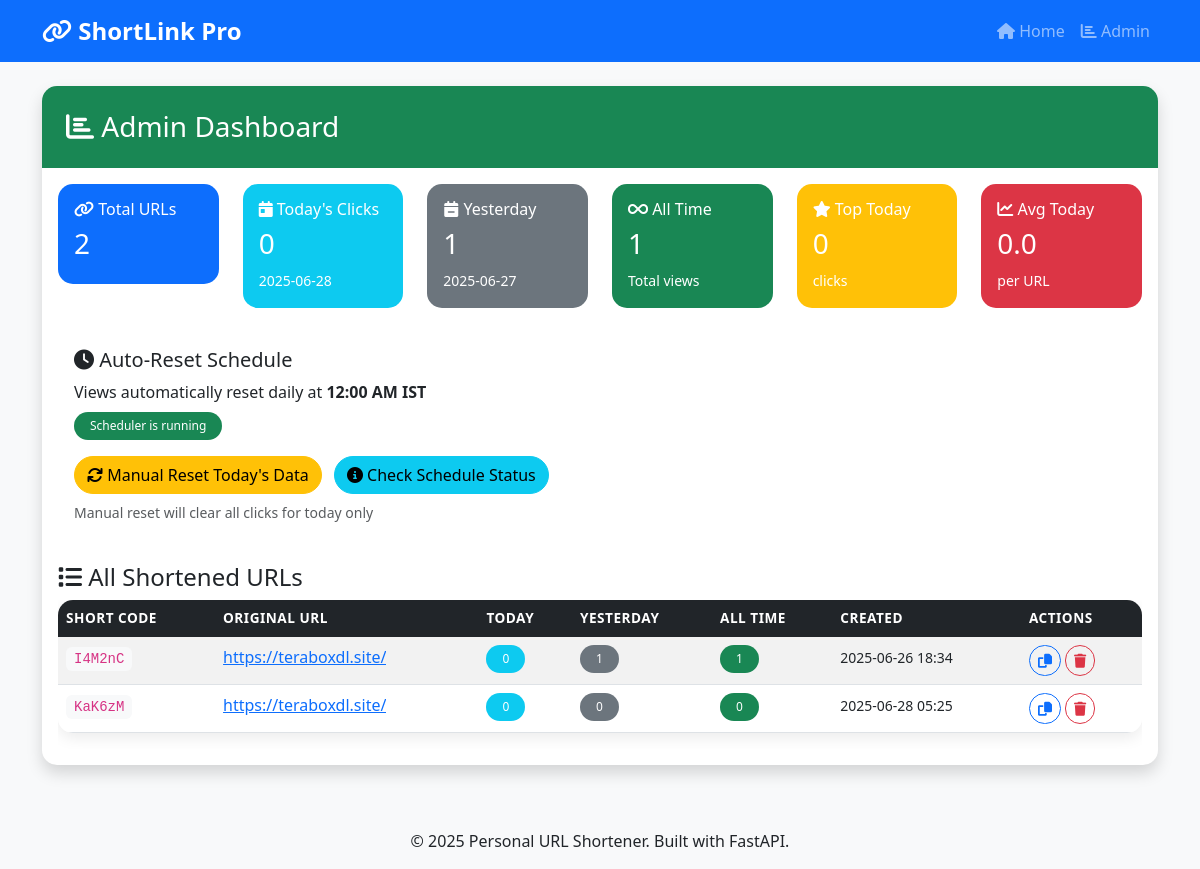
/admin, run on an earlier commit of the app's database.
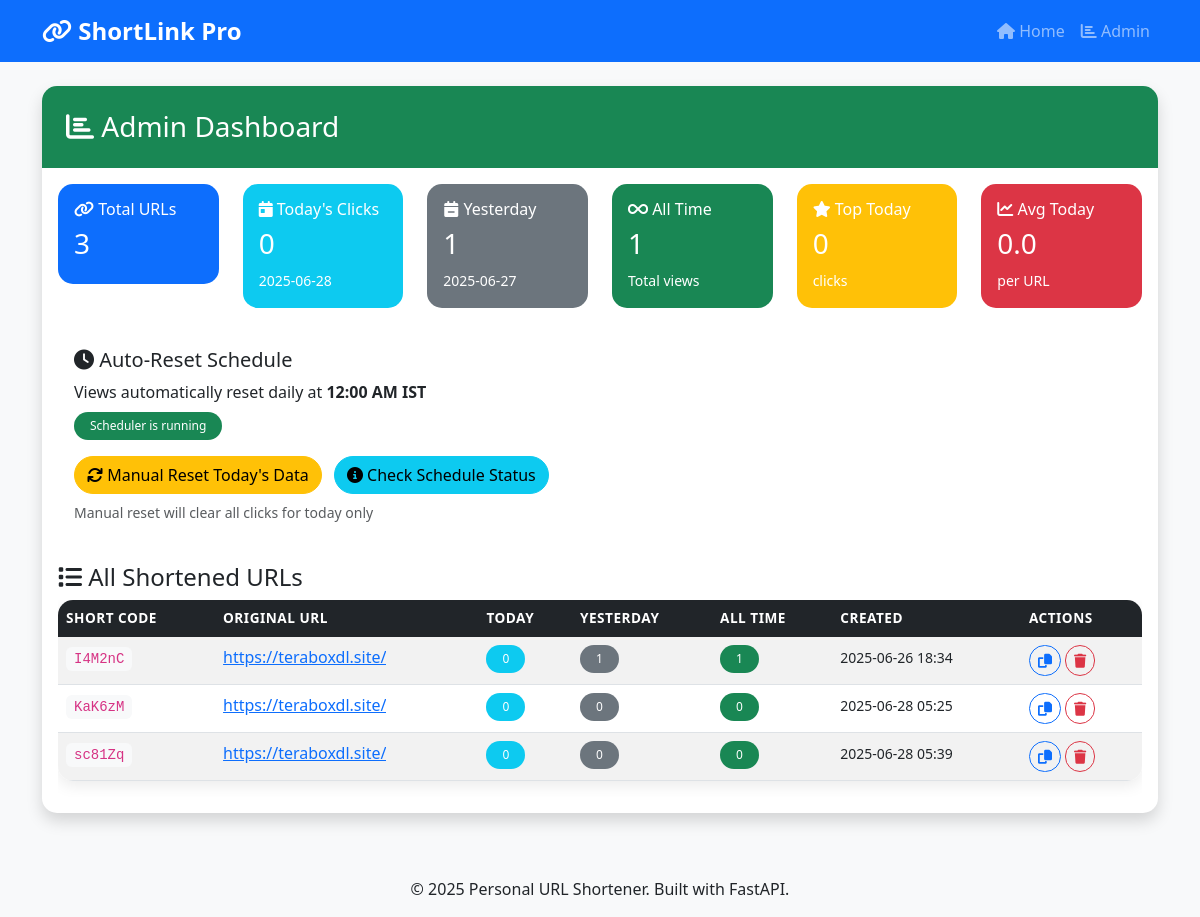
And on a later commit of the database.
### models.py (models this page shows)
class ShortURL(Base):
    __tablename__ = "short_urls"
    id = Column(Integer, primary_key=True, index=True)
    short_code = Column(String(10), unique=True, index=True, nullable=False)
    original_url = Column(Text, nullable=False)
    created_at = Column(DateTime, default=datetime.utcnow)
    clicks = relationship("Click", back_populates="short_url")

### main.py (the view)
@app.get("/admin", response_class=HTMLResponse)
async def admin_panel(request: Request, db: Session = Depends(get_db)):
    from datetime import date, timedelta
    today = date.today()
    yesterday = today - timedelta(days=1)
    urls = db.query(ShortURL).all()
    url_stats = []
    total_clicks_today = 0
    total_clicks_yesterday = 0
    total_clicks_all_time = 0
    for url in urls:
        clicks_today = db.query(Click).filter(
            Click.short_url_id == url.id,
            Click.click_date == today
        ).count()
        clicks_yesterday = db.query(Click).filter(
            Click.short_url_id == url.id,
            Click.click_date == yesterday
        ).count()
        clicks_all_time = db.query(Click).filter(Click.short_url_id == url.id).count()
        total_clicks_today += clicks_today
        total_clicks_yesterday += clicks_yesterday
        total_clicks_all_time += clicks_all_time
        url_stats.append({
            "id": url.id,
            "short_code": url.short_code,
            "original_url": url.original_url,
            "click_count": clicks_today,  # Show today's clicks by default
            "clicks_today": clicks_today,
            "clicks_yesterday": clicks_yesterday,
            "clicks_all_time": clicks_all_time,
            "created_at": url.created_at
        })
    url_stats.sort(key=lambda x: x["clicks_today"], reverse=True)
    top_performer_today = max(url_stats, key=lambda x: x["clicks_today"])["clicks_today"] if url_stats else 0
    avg_clicks_today = (total_clicks_today / len(urls)) if urls else 0
    return templates.TemplateResponse("admin.html", {
        "request": request,
        "urls": url_stats,
        "total_clicks_today": total_clicks_today,
        "total_clicks_yesterday": total_clicks_yesterday,
        "total_clicks_all_time": total_clicks_all_time,
        "top_performer_today": top_performer_today,
        "avg_clicks_today": avg_clicks_today,
        "today_date": today.strftime('%Y-%m-%d'),
        "yesterday_date": yesterday.strftime('%Y-%m-%d')
    })

### templates/admin.html (shortened to what this page needs)
{% extends "base.html" %}
{% block content %}
<div class="container mt-4">
    <div class="row">
        <div class="col-12">
            <div class="card shadow">
                <div class="card-header bg-success text-white">
                    <h3 class="mb-0"><i class="fas fa-chart-bar"></i> Admin Dashboard</h3>
                </div>
                <div class="card-body">
                    <div class="row mb-4">
                        <div class="col-md-2">
                            <div class="card bg-primary text-white">
                                <div class="card-body">
                                    <h6><i class="fas fa-link"></i> Total URLs</h6>
                                    <h3>{{ urls|length }}</h3>
                                </div>
                            </div>
                        </div>
                        <div class="col-md-2">
                            <div class="card bg-info text-white">
                                <div class="card-body">
                                    <h6><i class="fas fa-calendar-day"></i> Today's Clicks</h6>
                                    <h3>{{ total_clicks_today }}</h3>
                                    <small>{{ today_date }}</small>
                                </div>
                            </div>
                        </div>
                        <div class="col-md-2">
                            <div class="card bg-secondary text-white">
                                <div class="card-body">
                                    <h6><i class="fas fa-calendar-minus"></i> Yesterday</h6>
                                    <h3>{{ total_clicks_yesterday }}</h3>
                                    <small>{{ yesterday_date }}</small>
                                </div>
                            </div>
                        </div>
                        <div class="col-md-2">
                            <div class="card bg-success text-white">
                                <div class="card-body">
                                    <h6><i class="fas fa-infinity"></i> All Time</h6>
                                    <h3>{{ total_clicks_all_time }}</h3>
                                    <small>Total views</small>
                                </div>
                            </div>
                        </div>
                        <div class="col-md-2">
                            <div class="card bg-warning text-white">
                                <div class="card-body">
                                    <h6><i class="fas fa-star"></i> Top Today</h6>
                                    <h3>{{ top_performer_today }}</h3>
                                    <small>clicks</small>
                                </div>
                            </div>
                        </div>
                        <div class="col-md-2">
                            <div class="card bg-danger text-white">
                                <div class="card-body">
                                    <h6><i class="fas fa-chart-line"></i> Avg Today</h6>
                                    <h3>{{ "%.1f"|format(avg_clicks_today) }}</h3>
                                    <small>per URL</small>
                                </div>
                            </div>
                        </div>
                    </div>
                    <div class="row mb-4">
                        <div class="col-12">
                            <div class="card">
                                <div class="card-body">
                                    <h5><i class="fas fa-clock"></i> Auto-Reset Schedule</h5>
                                    <p class="mb-2">Views automatically reset daily at <strong>12:00 AM IST</strong></p>
                                    <div id="scheduler-status" class="mb-3">
                                    </div>
                                    <button class="btn btn-warning me-2" onclick="resetDailyData()">
                                        <i class="fas fa-refresh"></i> Manual Reset Today's Data
                                    </button>
                                    <button class="btn btn-info" onclick="checkSchedulerStatus()">
                                        <i class="fas fa-info-circle"></i> Check Schedule Status
                                    </button>
                                    <small class="text-muted d-block mt-2">Manual reset will clear all clicks for today only</small>
                                </div>
                            </div>
                        </div>
                    </div>
                    <h4><i class="fas fa-list"></i> All Shortened URLs</h4>
                    {% if urls %}
                    <div class="table-responsive">
                        <table class="table table-striped table-hover">
                            <thead class="table-dark">
                                <tr>
                                    <th>Short Code</th>
                                    <th>Original URL</th>
                                    <th>Today</th>
                                    <th>Yesterday</th>
                                    <th>All Time</th>
                                    <th>Created</th>
                                    <th>Actions</th>
                                </tr>
                            </thead>
                            <tbody>
                                {% for url in urls %}
                                <tr>
                                    <td>
                                        <code>{{ url.short_code }}</code>
                                    </td>
                                    <td>
                                        <a href="{{ url.original_url }}" target="_blank" class="text-truncate d-inline-block" style="max-width: 200px;">
                                            {{ url.original_url }}
                                        </a>
                                    </td>
                                    <td>
                                        <span class="badge bg-info">{{ url.clicks_today }}</span>
                                    </td>
                                    <td>
                                        <span class="badge bg-secondary">{{ url.clicks_yesterday }}</span>
                                    </td>
                                    <td>
                                        <span class="badge bg-success">{{ url.clicks_all_time }}</span>
                                    </td>
                                    <td>
                                        <small>{{ url.created_at.strftime('%Y-%m-%d %H:%M') }}</small>
                                    </td>
                                    <td>
                                        <button class="btn btn-sm btn-outline-primary" onclick="copyToClipboard('{{ request.url.scheme }}://{{ request.url.netloc }}/{{ url.short_code }}')">
                                            <i class="fas fa-copy"></i>
                                        </button>
                                        <button class="btn btn-sm btn-outline-danger" onclick="deleteUrl({{ url.id }})">
                                            <i class="fas fa-trash"></i>
                                        </button>
                                    </td>
                                </tr>
                                {% endfor %}
                            </tbody>
                        </table>
                    </div>
                    {% else %}
                    <div class="alert alert-info">
                        <i class="fas fa-info-circle"></i> No URLs have been shortened yet.
                        <a href="/" class="alert-link">Create your first one!</a>
                    </div>
                    {% endif %}
                </div>
            </div>
        </div>
    </div>
</div>
{% endblock %}

### templates/base.html (shortened to what this page needs)
<!DOCTYPE html>
<html lang="en">
<head>
    <link href="https://cdn.jsdelivr.net/npm/bootstrap@5.3.0/dist/css/bootstrap.min.css" rel="stylesheet">
    <link rel="stylesheet" href="https://cdnjs.cloudflare.com/ajax/libs/font-awesome/6.4.0/css/all.min.css">
    <link rel="stylesheet" href="/static/css/style.css">
</head>
<body>
    <nav class="navbar navbar-expand-lg navbar-dark bg-primary">
        <div class="container">
            <a class="navbar-brand" href="/">
                <i class="fas fa-link"></i> ShortLink Pro
            </a>
            <div class="navbar-nav ms-auto">
                <a class="nav-link" href="/">
                    <i class="fas fa-home"></i> Home
                </a>
                <a class="nav-link" href="/admin">
                    <i class="fas fa-chart-bar"></i> Admin
                </a>
            </div>
        </div>
    </nav>
    <main>
        {% block content %}{% endblock %}
    </main>
    <footer class="bg-light text-center py-3 mt-5">
        <div class="container">
            <p class="mb-0">&copy; 2025 Personal URL Shortener. Built with FastAPI.</p>
        </div>
    </footer>
</body>
</html>

### static/css/style.css (style rules this page uses)
:root { --primary-color: #007bff; --secondary-color: #6c757d; --success-color: #28a745; --danger-color: #dc3545; --warning-color: #ffc107; --info-color: #17a2b8; }
body { font-family: 'Segoe UI', Tahoma, Geneva, Verdana, sans-serif; background-color: #f8f9fa; }
.navbar-brand { font-weight: 600; font-size: 1.5rem; }
.card { border: none; border-radius: 15px; transition: transform 0.3s ease, box-shadow 0.3s ease; }
.card-header { border-radius: 15px 15px 0 0 !important; border-bottom: none; padding: 1.5rem; }
.btn { border-radius: 25px; font-weight: 500; transition: all 0.3s ease; }
.table { border-radius: 15px; overflow: hidden; box-shadow: 0 5px 15px rgba(0,0,0,0.08); }
.table thead th { border: none; font-weight: 600; text-transform: uppercase; font-size: 0.85rem; letter-spacing: 0.5px; }
.table tbody tr { transition: all 0.3s ease; }
.badge { border-radius: 25px; padding: 0.5rem 1rem; font-weight: 500; }
.card.bg-primary, .card.bg-info, .card.bg-warning, .card.bg-success { border-radius: 15px; transition: transform 0.3s ease; }
code { background-color: #f8f9fa; padding: 4px 8px; border-radius: 6px; font-family: 'Courier New', monospace; }
footer { margin-top: auto; }

What changed in the data, as far as the page shows it:
added ShortURL: short_code "sc81Zq", original_url "https://teraboxdl.site/", clicks_today "0", clicks_yesterday "0", clicks_all_time "0", created_at "2025-06-28 05:39"
Also different on the page:
{{ urls|length }}: "2" → "3"
